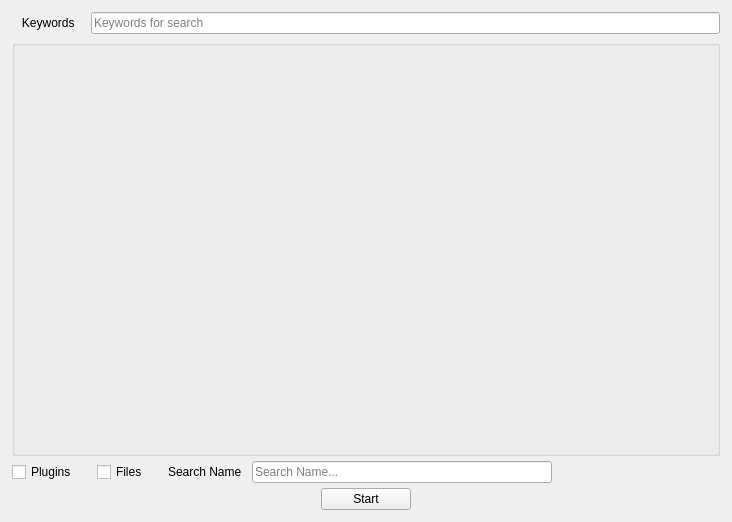
<?xml version="1.0" encoding="UTF-8"?>
<ui version="4.0">
 <class>artifacts_keyword_search_interface</class>
 <widget class="QWidget" name="artifacts_keyword_search_interface">
  <property name="windowModality">
   <enum>Qt::ApplicationModal</enum>
  </property>
  <property name="geometry">
   <rect>
    <x>0</x>
    <y>0</y>
    <width>732</width>
    <height>522</height>
   </rect>
  </property>
  <property name="minimumSize">
   <size>
    <width>0</width>
    <height>0</height>
   </size>
  </property>
  <property name="maximumSize">
   <size>
    <width>16777215</width>
    <height>16777215</height>
   </size>
  </property>
  <property name="windowTitle">
   <string>Keyword Search</string>
  </property>
  <layout class="QVBoxLayout" name="verticalLayout_3">
   <property name="spacing">
    <number>10</number>
   </property>
   <property name="leftMargin">
    <number>12</number>
   </property>
   <property name="topMargin">
    <number>12</number>
   </property>
   <property name="rightMargin">
    <number>12</number>
   </property>
   <property name="bottomMargin">
    <number>12</number>
   </property>
   <item>
    <layout class="QVBoxLayout" name="verticalLayout_2">
     <property name="spacing">
      <number>5</number>
     </property>
     <item>
      <layout class="QVBoxLayout" name="verticalLayout" stretch="0,1">
       <property name="spacing">
        <number>6</number>
       </property>
       <item>
        <layout class="QHBoxLayout" name="horizontalLayout_3">
         <item>
          <layout class="QHBoxLayout" name="horizontalLayout">
           <property name="leftMargin">
            <number>0</number>
           </property>
           <item>
            <widget class="QLabel" name="label">
             <property name="text">
              <string>   Keywords   </string>
             </property>
            </widget>
           </item>
           <item>
            <widget class="QLineEdit" name="lineEdit_keywords">
             <property name="placeholderText">
              <string>Keywords for search</string>
             </property>
            </widget>
           </item>
          </layout>
         </item>
        </layout>
       </item>
       <item>
        <widget class="QGroupBox" name="groupBox_plugion_selection">
         <property name="font">
          <font>
           <pointsize>13</pointsize>
          </font>
         </property>
         <property name="title">
          <string/>
         </property>
         <property name="checkable">
          <bool>false</bool>
         </property>
        </widget>
       </item>
      </layout>
     </item>
     <item>
      <layout class="QHBoxLayout" name="horizontalLayout_7">
       <property name="spacing">
        <number>20</number>
       </property>
       <item>
        <layout class="QHBoxLayout" name="horizontalLayout_6">
         <item>
          <widget class="QCheckBox" name="checkBox_plugins">
           <property name="text">
            <string>Plugins</string>
           </property>
          </widget>
         </item>
         <item>
          <widget class="QCheckBox" name="checkBox_files">
           <property name="text">
            <string>Files</string>
           </property>
          </widget>
         </item>
        </layout>
       </item>
       <item>
        <layout class="QHBoxLayout" name="horizontalLayout_4">
         <property name="spacing">
          <number>10</number>
         </property>
         <item>
          <widget class="QLabel" name="label_2">
           <property name="text">
            <string>Search Name</string>
           </property>
          </widget>
         </item>
         <item>
          <widget class="QLineEdit" name="lineEdit_search_name">
           <property name="minimumSize">
            <size>
             <width>300</width>
             <height>0</height>
            </size>
           </property>
           <property name="maximumSize">
            <size>
             <width>270</width>
             <height>16777215</height>
            </size>
           </property>
           <property name="placeholderText">
            <string>Search Name...</string>
           </property>
          </widget>
         </item>
        </layout>
       </item>
       <item>
        <spacer name="horizontalSpacer_2">
         <property name="orientation">
          <enum>Qt::Horizontal</enum>
         </property>
         <property name="sizeHint" stdset="0">
          <size>
           <width>40</width>
           <height>20</height>
          </size>
         </property>
        </spacer>
       </item>
      </layout>
     </item>
     <item>
      <layout class="QHBoxLayout" name="horizontalLayout_5">
       <item>
        <spacer name="horizontalSpacer">
         <property name="orientation">
          <enum>Qt::Horizontal</enum>
         </property>
         <property name="sizeHint" stdset="0">
          <size>
           <width>40</width>
           <height>20</height>
          </size>
         </property>
        </spacer>
       </item>
       <item>
        <widget class="QPushButton" name="pushButton_search">
         <property name="minimumSize">
          <size>
           <width>90</width>
           <height>0</height>
          </size>
         </property>
         <property name="focusPolicy">
          <enum>Qt::NoFocus</enum>
         </property>
         <property name="text">
          <string>Start</string>
         </property>
        </widget>
       </item>
       <item>
        <spacer name="horizontalSpacer_3">
         <property name="orientation">
          <enum>Qt::Horizontal</enum>
         </property>
         <property name="sizeHint" stdset="0">
          <size>
           <width>40</width>
           <height>20</height>
          </size>
         </property>
        </spacer>
       </item>
      </layout>
     </item>
    </layout>
   </item>
  </layout>
 </widget>
 <resources/>
 <connections/>
</ui>
